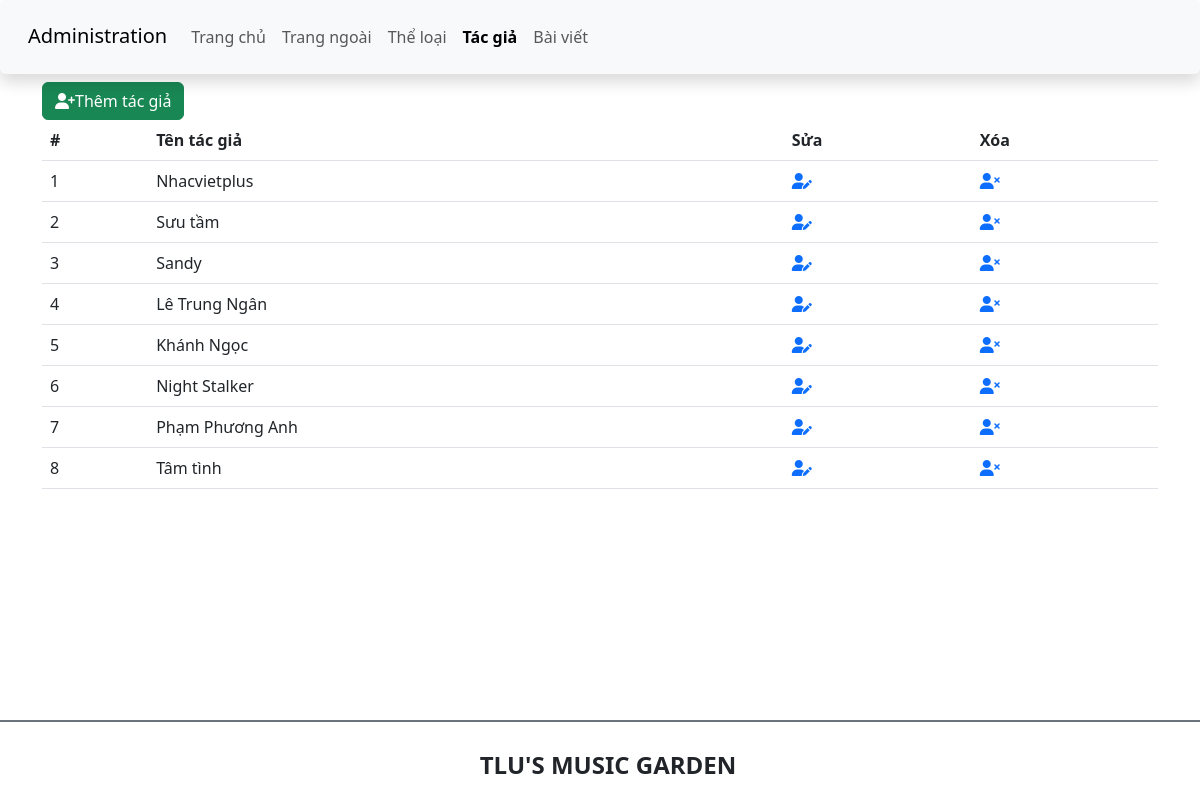
The app's page /admin/author.php, older data.
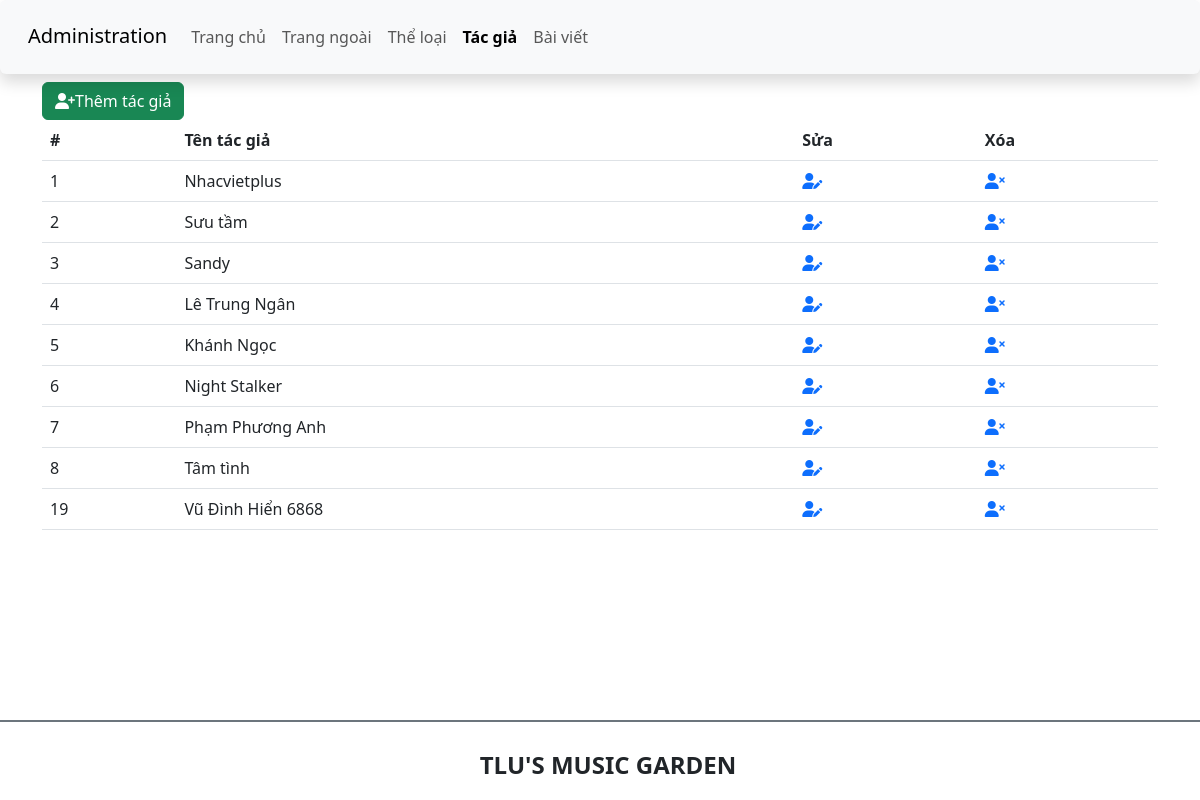
The same page, newer data.
### tables this page shows
CREATE TABLE `tacgia` (
  `ma_tgia` int(10) UNSIGNED NOT NULL,
  `ten_tgia` varchar(100) NOT NULL,
  `hinh_tgia` varchar(100) DEFAULT NULL
);

### admin/author.php (the view, shortened to what this page needs)
<!DOCTYPE html>
<html lang="en">
<head>
    <link href="https://cdn.jsdelivr.net/npm/bootstrap@5.3.0-alpha1/dist/css/bootstrap.min.css" rel="stylesheet">
    <link rel="stylesheet" href="https://cdnjs.cloudflare.com/ajax/libs/font-awesome/6.3.0/css/all.min.css" />
    <link rel="stylesheet" href="css/style_login.css">
</head>
<body>
    <header>
        <nav class="navbar navbar-expand-lg bg-body-tertiary shadow p-3 bg-white rounded">
            <div class="container-fluid">
                <div class="h3">
                    <a class="navbar-brand" href="#">Administration</a>
                </div>
                <div class="collapse navbar-collapse" id="navbarSupportedContent">
                <ul class="navbar-nav me-auto mb-2 mb-lg-0">
                    <li class="nav-item">
                        <a class="nav-link" aria-current="page" href="./">Trang chủ</a>
                    </li>
                    <li class="nav-item">
                        <a class="nav-link" href="../index.php">Trang ngoài</a>
                    </li>
                    <li class="nav-item">
                        <a class="nav-link " href="category.php">Thể loại</a>
                    </li>
                    <li class="nav-item">
                        <a class="nav-link active fw-bold" href="author.php">Tác giả</a>
                    </li>
                    <li class="nav-item">
                        <a class="nav-link" href="article.php">Bài viết</a>
                    </li>
                </ul>
                </div>
            </div>
        </nav>
    </header>
    <main class="container mt-2 mb-2">
        <div class="row">
            <div class="col-sm">
                <a href="add_author.php" class="btn btn-success"><i class="fa-solid fa-user-plus"></i>Thêm tác giả</a>
                <table class="table">
                    <thead>
                        <tr>
                            <th scope="col">#</th>
                            <th scope="col">Tên tác giả</th>
                            <th scope="col">Sửa</th>
                            <th scope="col">Xóa</th>
                        </tr>
                    </thead>
                    <tbody>
                     <?php
                     $conn = mysqli_connect('localhost','root','','btth01_cse485');
                     $sql = "SELECT *FROM tacgia";
                      $result = mysqli_query($conn, $sql);
                      if(mysqli_num_rows($result) > 0){
                      while($r = mysqli_fetch_assoc($result)){
                        ?>
                        <tr>
                            <td><?php echo $r['ma_tgia'];?></td>
                            <td><?php echo $r['ten_tgia'];?></td>
                            <td><a href="edit_author.php?id=<?php echo $r['ma_tgia'];?>"><i class="fa-solid fa-user-pen"></i></a></td>
                            <td><a onclick="return confirm('Bạn có muốn xóa Tác giả Không')" href="delete_author.php?id=<?php echo $r['ma_tgia'];?>"><i class="fa-solid fa-user-xmark"></i></a></td>
                        </tr>
                      <?php
            }
        }
      ?>
                    </tbody>
                </table>
            </div>
        </div>
    </main>
    <footer class="bg-white d-flex justify-content-center align-items-center border-top border-secondary  border-2 fixed-bottom" style="height:80px">
        <h4 class="text-center text-uppercase fw-bold mt-3 ms-3">TLU's music garden</h4>
    </footer>
</body>
</html>

Row changes from the older to the newer data that the page shows:
added tacgia: ma_tgia "19", ten_tgia "Vũ Đình Hiển 6868"
